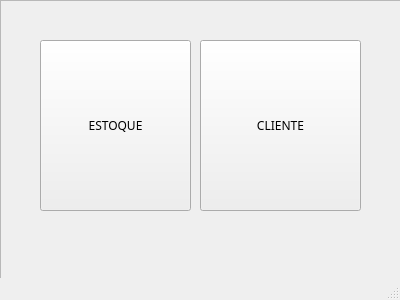
<?xml version="1.0" encoding="UTF-8"?>
<ui version="4.0">
 <class>MainWindow</class>
 <widget class="QMainWindow" name="MainWindow">
  <property name="geometry">
   <rect>
    <x>0</x>
    <y>0</y>
    <width>400</width>
    <height>300</height>
   </rect>
  </property>
  <property name="minimumSize">
   <size>
    <width>400</width>
    <height>200</height>
   </size>
  </property>
  <property name="maximumSize">
   <size>
    <width>400</width>
    <height>300</height>
   </size>
  </property>
  <property name="windowTitle">
   <string>MainWindow</string>
  </property>
  <widget class="QWidget" name="centralwidget">
   <widget class="QFrame" name="frame">
    <property name="geometry">
     <rect>
      <x>0</x>
      <y>0</y>
      <width>411</width>
      <height>291</height>
     </rect>
    </property>
    <property name="autoFillBackground">
     <bool>true</bool>
    </property>
    <property name="frameShape">
     <enum>QFrame::StyledPanel</enum>
    </property>
    <property name="frameShadow">
     <enum>QFrame::Raised</enum>
    </property>
    <widget class="QPushButton" name="btnAreaDeEstoque">
     <property name="geometry">
      <rect>
       <x>40</x>
       <y>40</y>
       <width>151</width>
       <height>171</height>
      </rect>
     </property>
     <property name="font">
      <font>
       <family>Fira Code</family>
      </font>
     </property>
     <property name="text">
      <string>ESTOQUE</string>
     </property>
    </widget>
    <widget class="QPushButton" name="btnAreaDoCliente">
     <property name="geometry">
      <rect>
       <x>200</x>
       <y>40</y>
       <width>161</width>
       <height>171</height>
      </rect>
     </property>
     <property name="font">
      <font>
       <family>Fira Code</family>
      </font>
     </property>
     <property name="autoFillBackground">
      <bool>true</bool>
     </property>
     <property name="text">
      <string>CLIENTE</string>
     </property>
    </widget>
   </widget>
  </widget>
  <widget class="QMenuBar" name="menubar">
   <property name="geometry">
    <rect>
     <x>0</x>
     <y>0</y>
     <width>400</width>
     <height>20</height>
    </rect>
   </property>
  </widget>
  <widget class="QStatusBar" name="statusbar"/>
 </widget>
 <resources/>
 <connections/>
</ui>
